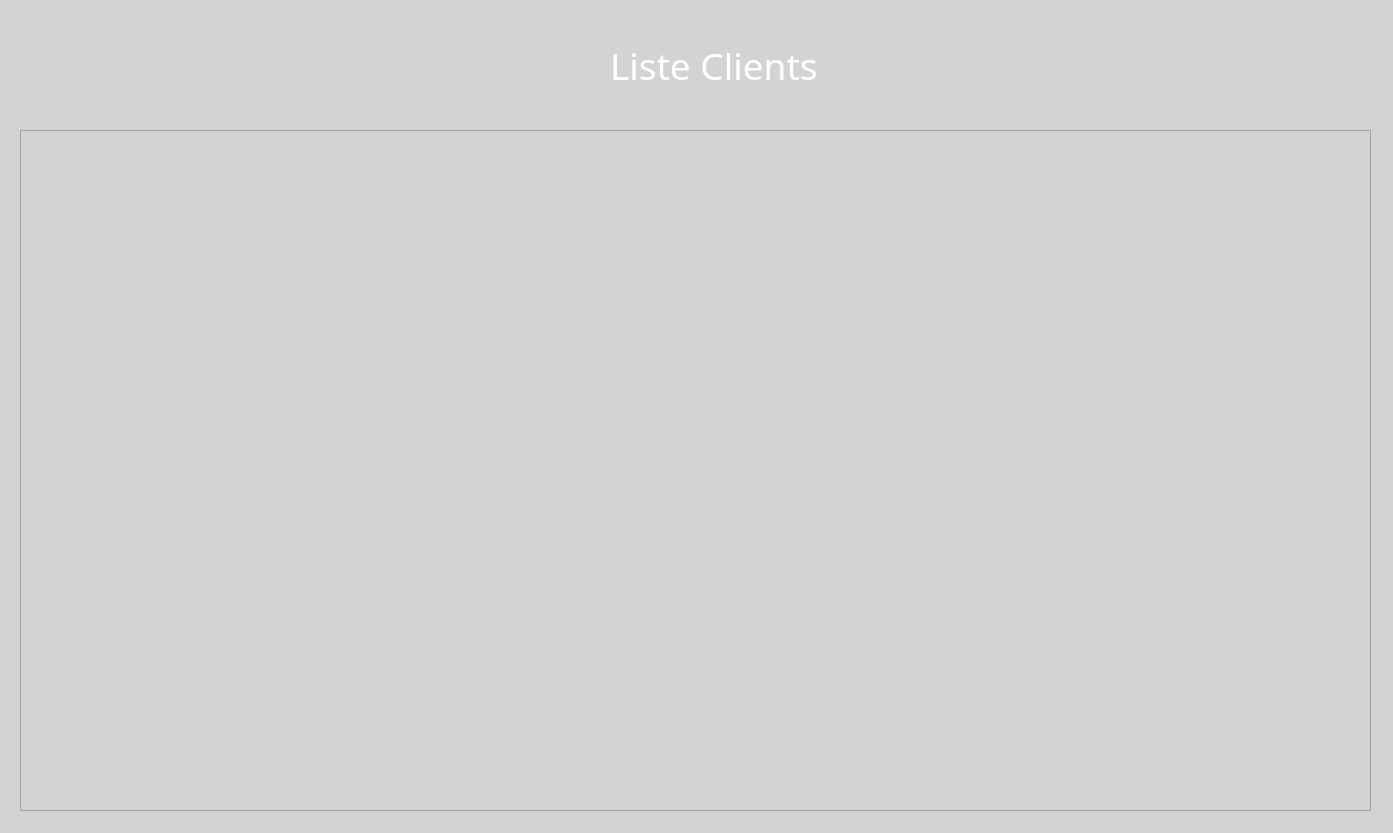
<?xml version="1.0" encoding="UTF-8"?>
<ui version="4.0">
 <class>Dialog</class>
 <widget class="QDialog" name="Dialog">
  <property name="geometry">
   <rect>
    <x>0</x>
    <y>0</y>
    <width>1393</width>
    <height>833</height>
   </rect>
  </property>
  <property name="windowTitle">
   <string>Dialog</string>
  </property>
  <property name="styleSheet">
   <string notr="true">background-color:LightGrey</string>
  </property>
  <widget class="QLabel" name="label">
   <property name="geometry">
    <rect>
     <x>-20</x>
     <y>-5</y>
     <width>1421</width>
     <height>851</height>
    </rect>
   </property>
   <property name="text">
    <string/>
   </property>
   <property name="pixmap">
    <pixmap resource="affv.qrc">:/pic/afv.jpg</pixmap>
   </property>
   <property name="scaledContents">
    <bool>true</bool>
   </property>
  </widget>
  <widget class="QLabel" name="label_2">
   <property name="geometry">
    <rect>
     <x>610</x>
     <y>40</y>
     <width>211</width>
     <height>51</height>
    </rect>
   </property>
   <property name="font">
    <font>
     <family>Bernard MT Condensed</family>
     <pointsize>28</pointsize>
    </font>
   </property>
   <property name="styleSheet">
    <string notr="true">Background-color:none;
color:white</string>
   </property>
   <property name="text">
    <string>Liste Clients</string>
   </property>
  </widget>
  <widget class="QTableView" name="tableView">
   <property name="geometry">
    <rect>
     <x>20</x>
     <y>130</y>
     <width>1351</width>
     <height>681</height>
    </rect>
   </property>
  </widget>
 </widget>
 <resources>
  <include location="affv.qrc"/>
 </resources>
 <connections/>
</ui>
